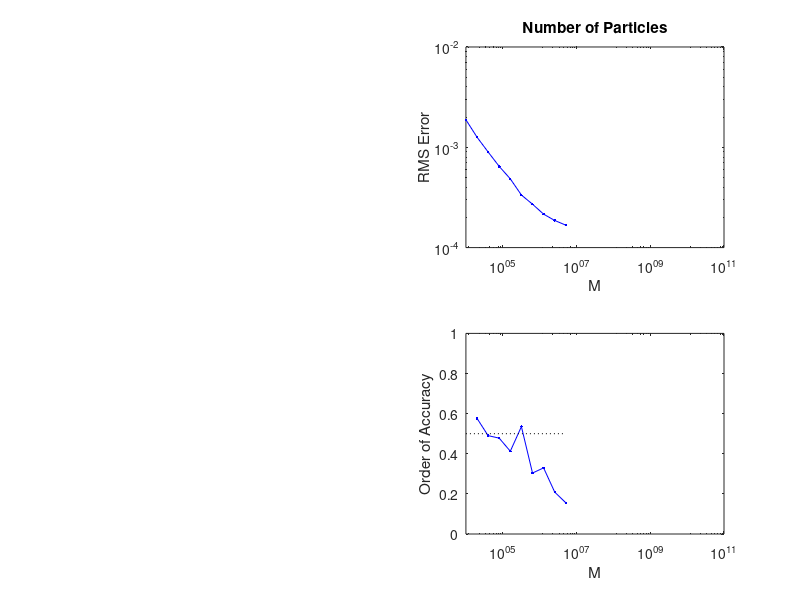

Source code (MATLAB):
clear;

% data = load('OVS_RW_dt.dat','-ascii');
% 
% dt  = data(:,1);
% rms = data(:,2);
% 
% subplot(2,2,1);
% h1 = loglog(dt,rms,'b.-');
% xlabel('dt');
% ylabel('RMS Error');
% xlim([min(dt) max(dt)]);
% set(gca,'XTick',[0.00001 0.0001 0.001]);
% title('Time Step');
% 
% subplot(2,2,3);
% p = (log(rms(2:end)) - log(rms(1:end-1)))./(log(dt(2:end)) - log(dt(1:end-1)));
% h3 = semilogx(dt(2:end),p,'b.-');
% xlabel('dt');
% ylabel('Order of Accuracy');
% xlim([min(dt) max(dt)]);
% set(gca,'XTick',[0.00001 0.0001 0.001]);
% ylim([0 4]);
% line([min(dt) max(dt)],[2 2],'Color','black','LineStyle',':');


data = load('OVS_RW_M.dat','-ascii');

M  = data(:,1);
rms = data(:,2);

subplot(2,2,2);
h2 = loglog(M,rms,'b.-');
xlabel('M');
ylabel('RMS Error');
xlim([min(M) 100000000000]);
set(gca,'XTick',[1000 100000 10000000 1000000000 100000000000]);
title('Number of Particles');

subplot(2,2,4);
p = (log(rms(1:end-1)) - log(rms(2:end)))./(log(M(2:end)) - log(M(1:end-1)));
h4 = semilogx(M(2:end),p,'b.-');
xlabel('M');
ylabel('Order of Accuracy');
xlim([min(M) 100000000000]);
set(gca,'XTick',[1000 100000 10000000 1000000000 100000000000]);
ylim([0 1]);
line([min(M) max(M)],[0.5 0.5],'Color','black','LineStyle',':');


% data = load('OVS_ADI_dh.dat','-ascii');
% 
% dh = 1./(data(:,1) - 1);
% rms = data(:,2);
% 
% subplot(2,2,2);
% h2 = loglog(dh,rms,'b.-');
% xlabel('dh');
% ylabel('RMS Error');
% xlim([min(dh) max(dh)]);
% title('Grid Spacing');
% set(gca,'XTick',[0.01 0.1]);
% 
% subplot(2,2,4);
% p = (log(rms(2:end)) - log(rms(1:end-1)))./(log(dh(2:end)) - log(dh(1:end-1)));
% h4 = semilogx(dh(2:end),p,'b.-');
% xlabel('dh');
% ylabel('Order of Accuracy');
% xlim([min(dh) max(dh)]);
% ylim([0 4]);
% line([min(dh) max(dh)],[2 2],'Color','black','LineStyle',':');
% set(gca,'XTick',[0.01 0.1]);
